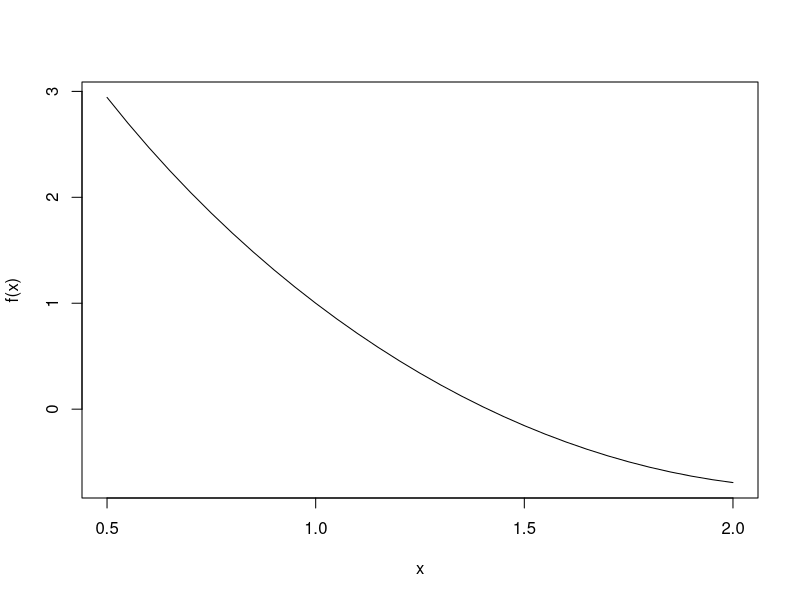

The R script that drew this image:
f=function(x) (x-2)^2 - log(x)

graphic <- function(f,x){
  my.frame = data.frame(x,f(x))
  print(my.frame)
  plot(x,f(x), type="l")
}
graphic(f,seq(0.5,2,0.05))

regalroot = function(f, xmin, xmax, tol=1e-4){
  a= xmin; b= xmax
  #check inputs
  if (a >= b){
    cat("error: xmin > xmax \n")
    return(NULL)
  }
  if (f(a) == 0){
    return(a)
  }
  else if (f(b) == 0){
    return(b)
  }
  else if (f(a)*f(b) > 0){
    cat("error: f(xmin) and f(xmax) of same sign \n")
    return(NULL)
  }
  #if inputs OK, converge to root
  iter = 0
  while ((b-a) > tol){
    c= b - ((f(b)*(a-b))/(f(a)-f(b)))
    if (f(c)==0){
      return (c)
    }
    else if (f(a)*f(c) <0){
      b =c 
    }
    else {
      a = c
    }
    iter = iter +1
  }
  return (c(b - ((f(b)*(a-b))/(f(a)-f(b))), iter, (b-a))) #root, iterations, precision
}
regalroot(f,1.4,1.45)